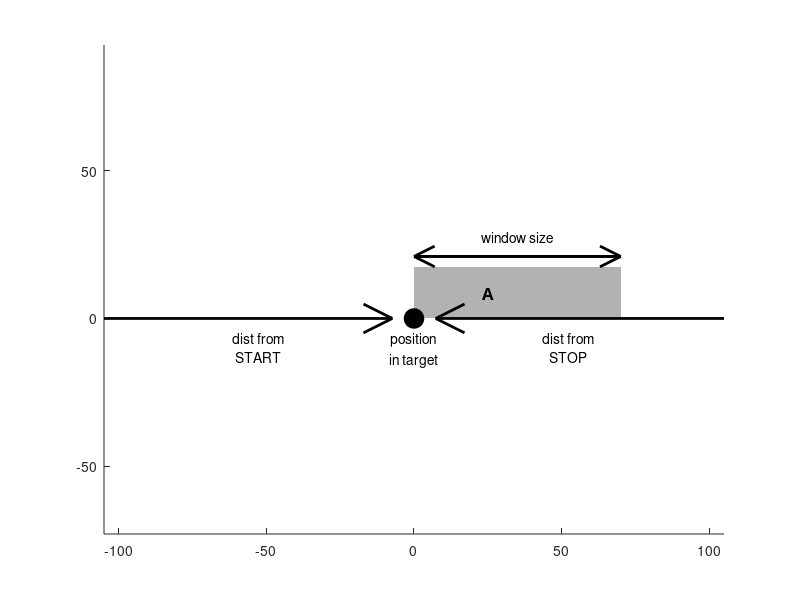

MATLAB code to generate this figure: (Note: this script raises an error after producing the figure.)
function draw_win(h_axes, win_size, win_center, start_dist, stop_dist, truncate_seq)

if nargin == 0
    win_size = 70;
    win_center = 35;
    start_dist = true;
    stop_dist = true;
    truncate_seq = true;
    figure(1);
else
    axes(h_axes);
end
cla;

if ~win_size
    h_axes.XLim = [0, 100];
    h_axes.YLim = [0, 1];
    text(50, 0, 'not position-specific', 'HorizontalAlignment', 'center', 'VerticalAlignment', 'bottom');
    return
end

if start_dist
    start_dist = 1.5*win_size;
end
if stop_dist
    stop_dist = 1.5*win_size;
end

pos = 0;
% L = start_dist + stop_dist;

win_x = pos - win_size/2 + win_center;
win_y = win_size / 4;
rectangle('Position', [win_x, 0, win_size, win_y], 'FaceColor', [0.7, 0.7, 0.7], 'EdgeColor', 'none');
hold('on');

plot_arrow(win_x, 1.2*win_y, win_x + win_size, 1.2*win_y, 0.1);
plot_arrow(win_x + win_size, 1.2*win_y, win_x, 1.2*win_y, 0.1);
text(win_x + win_size/2, 1.2*win_y + win_size/16, 'window size', 'HorizontalAlignment', 'center', 'VerticalAlignment', 'bottom');

scatter(0, 0, 200, 'MarkerEdgeColor', 'k', 'MarkerFaceColor', 'k');
text(pos, -win_size/16, sprintf('position\nin target'), 'HorizontalAlignment', 'center', 'VerticalAlignment', 'top');

if start_dist
    plot_arrow(-start_dist, 0, -0.07*start_dist, 0, 0.1);
    text(-start_dist/2, -win_size/16, sprintf('dist from\nSTART'), 'HorizontalAlignment', 'center', 'VerticalAlignment', 'top');
end
if stop_dist
    plot_arrow(stop_dist, 0, 0.07*stop_dist, 0, 0.1);
    text(stop_dist/2, -win_size/16, sprintf('dist from\nSTOP'), 'HorizontalAlignment', 'center', 'VerticalAlignment', 'top');
end

axis('equal');
h_axes.XLim = [min(-1.5*win_size, win_x), max(1.5*win_size, win_x + win_size)];

str_block = repmat('ACGTACGTACGT', 1, 10);
for i = 1:100
    htext = text(win_x + win_size/3, win_y/2, str_block(1:i), 'HorizontalAlignment', 'left', 'VerticalAlignment', 'middle', 'FontName', 'fixedwidth', 'FontWeight', 'bold', 'FontSize', 12);
    if truncate_seq && (htext.Extent(1) + htext.Extent(3) > win_x + win_size)
        delete(htext);
        break
    end
    delete(htext);
end
text(win_x + win_size/3, win_y/2, str_block(1:i-1), 'HorizontalAlignment', 'left', 'VerticalAlignment', 'middle', 'FontName', 'fixedwidth', 'FontWeight', 'bold', 'FontSize', 12);

hold('off');

h_axes.XLim = [min(-1.5*win_size, win_x), max(1.5*win_size, win_x + win_size)];
set(gca, 'XTick', [], 'YTick', []);


function plot_arrow(x1, y1, x2, y2, head_size)
line([x1, x2], [y1, y2], 'Color', 'k', 'LineWidth', 2);
m = [x2 - x1, y2 - y1];

head_base = [x1, y1] + (1-head_size) * m;
head1 = head_base + 0.5*head_size * [0, m(1)];
head2 = head_base - 0.5*head_size * [0, m(1)];

line([head1(1), x2], [head1(2), y2], 'Color', 'k', 'LineWidth', 2);
line([head2(1), x2], [head2(2), y2], 'Color', 'k', 'LineWidth', 2);
